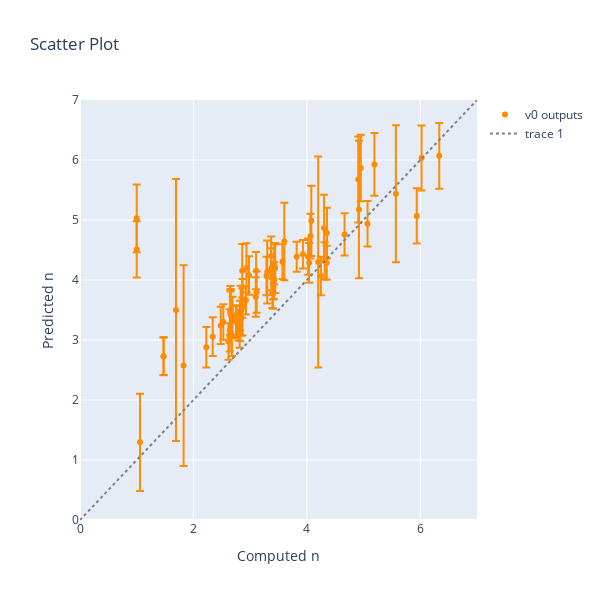

Notebook code cell kept with this figure:
### Code cell
# Data
data_prev_outputs = {'x': df_outputs_filtout['refractive_index'], 
                     'y': results_pred_prev['refractive_index'], 
                     'error_y': {'array': results_unc_prev['refractive_index'], 'visible': True}}


mae = mean_absolute_error(data_prev_outputs['x'], data_prev_outputs['y'])
rmse = mean_squared_error(data_prev_outputs['x'], data_prev_outputs['y'])
spearmanrho = spearmanr(data_prev_outputs['x'], data_prev_outputs['y'])
print(f"MAE = {mae}")
print(f"RMSE = {rmse}")
print(f"Rho_sp = {spearmanrho.statistic}")

# Scatter plot for previous outputs.
scatter_outputs_prev = go.Scatter(
    x=data_prev_outputs['x'],
    y=data_prev_outputs['y'],
    mode='markers',
    error_y=data_prev_outputs['error_y'],
    # marker='.',
    line=dict(color='darkorange'),
    name='v0 outputs',
    text=[mpid for mpid in df_outputs_filtout.index.values]
)

ideal = go.Scatter(
    x=[-100,100],
    y=[-100,100],
    mode="lines",
    line=dict(color='gray', dash='dot'),
)

# Layout
layout = go.Layout(
    title=dict(text='Scatter Plot'),
    xaxis=dict(title='Computed n', showgrid=True,  range=[0,7]),
    yaxis=dict(title='Predicted n', showgrid=True, range=[0,7]),
    legend=dict(font=dict(size=12)),
)

# Create figure
fig = go.Figure(data=[scatter_outputs_prev,ideal], layout=layout)

fig.update_layout(
    autosize=False,
    width=600,
    height=600,
    # margin=dict(
    #     l=50,
    #     r=50,
    #     b=100,
    #     t=100,
    #     pad=4
    # ),
    # paper_bgcolor="LightSteelBlue",
)

# Show figure
fig.show()

### Figure 1 — Plotly figure (JSON) as saved in the notebook; plotly's stock layout.template omitted (floating-point values rounded to 4 significant figures)
{"data": [{"error_y": {"array": [1.141, 0.4233, 0.3525, 0.5242, 0.315, 0.315, 0.565, 0.7158, 0.5485, 2.181, 1.146, 0.2836, 0.4694, 0.3106, 0.3442, 0.3176, 0.3793, 1.758, 0.8116, 0.3085, 0.2465, 0.2371, 0.291, 0.3078, 0.4046, 0.3803, 0.3717, 0.6461, 0.3311, 0.3222, 0.4451, 0.3211, 0.3382, 0.3339, 0.3225, 0.4179, 0.4724, 0.2514, 0.4599, 0.3773, 0.2326, 0.3518, 1.674, 0.2379, 0.2783, 0.2508, 0.302, 0.3042, 0.3839, 0.3361, 0.2458, 0.3487, 0.2552, 0.2463, 0.3114, 0.555, 0.2328, 0.5551, 0.2946, 0.5422, 0.3251, 0.4114, 0.4142, 0.3309, 0.5241, 0.5862, 0.2647, 0.2595, 0.3206], "visible": true}, "line": {"color": "darkorange"}, "mode": "markers", "name": "v0 outputs", "text": ["mp-1184657", "mp-1217272", "mp-1238815", "mp-1077840", "mp-1143773", "mp-1019742", "mp-1212307", "mp-1189150", "mp-1206551", "mp-1120759", "mp-1184766", "mp-1101771", "mp-1215632", "mp-1030319", "mp-983565", "mp-1025988", "mp-567551", "mp-169", "mp-730101", "mp-1018807", "mp-675146", "mp-1227504", "mp-1232653", "mp-1214784", "mp-568696", "mp-1102288", "mp-1188848", "mp-1198022", "mp-1216578", "mp-1102833", "mp-1102015", "mp-1025576", "mp-1222458", "mp-1212011", "mp-567178", "mp-1187792", "mp-34763", "mp-675100", "mp-1217385", "mp-568735", "mp-1228611", "mp-1203760", "mp-1211832", "mp-1027818", "mp-1227486", "mp-1227512", "mp-1227508", "mp-655591", "mp-570791", "mp-1271164", "mp-1192803", "mp-542826", "mp-1194087", "mp-27532", "mp-29212", "mp-2084", "mp-1193142", "mp-706531", "mp-1208143", "mp-1195735", "mp-568020", "mp-17153", "mp-570641", "mp-28334", "mp-567928", "mp-676516", "mp-1225956", "mp-1224555", "mp-1205061"], "type": "scatter", "x": [5.57, 4.354, 2.64, 5.192, 1.474, 1.474, 1, 4.907, 6.335, 1.693, 4.919, 4.351, 1, 3.104, 3.114, 2.689, 2.653, 4.2, 1.058, 3.419, 3.392, 3.931, 3.569, 4.315, 2.651, 5.07, 4.063, 3.602, 4.04, 4.247, 2.86, 2.98, 2.679, 3.423, 2.34, 3.442, 2.865, 3.404, 5.938, 2.655, 2.815, 4.665, 1.827, 2.925, 3.408, 3.82, 4.022, 2.617, 2.654, 2.227, 2.822, 3.373, 2.824, 2.861, 2.482, 4.303, 2.792, 4.951, 2.527, 6.022, 3.371, 2.935, 2.833, 3.099, 3.301, 4.079, 2.76, 2.751, 3.288], "y": [5.437, 4.781, 3.162, 5.927, 2.728, 2.73, 5.029, 5.676, 6.07, 3.5, 5.174, 4.289, 4.51, 4.156, 3.798, 3.402, 3.429, 4.302, 1.295, 3.992, 3.78, 4.429, 4.306, 4.322, 3.496, 4.938, 4.732, 4.641, 4.287, 4.066, 4.153, 4.073, 3.071, 4.26, 3.056, 4.2, 3.546, 3.772, 5.068, 3.453, 3.105, 4.76, 2.573, 3.662, 3.951, 4.387, 4.388, 2.977, 3.464, 2.879, 3.41, 4.179, 3.239, 3.615, 3.243, 4.867, 3.227, 5.867, 3.3, 6.033, 4.401, 4.202, 3.489, 3.717, 4.133, 4.987, 3.298, 3.318, 4.067]}, {"line": {"color": "gray", "dash": "dot"}, "mode": "lines", "type": "scatter", "x": [-100, 100], "y": [-100, 100]}], "layout": {"autosize": false, "height": 600, "legend": {"font": {"size": 12}}, "title": {"text": "Scatter Plot"}, "width": 600, "xaxis": {"range": [0, 7], "showgrid": true, "title": {"text": "Computed n"}}, "yaxis": {"range": [0, 7], "showgrid": true, "title": {"text": "Predicted n"}}}}
